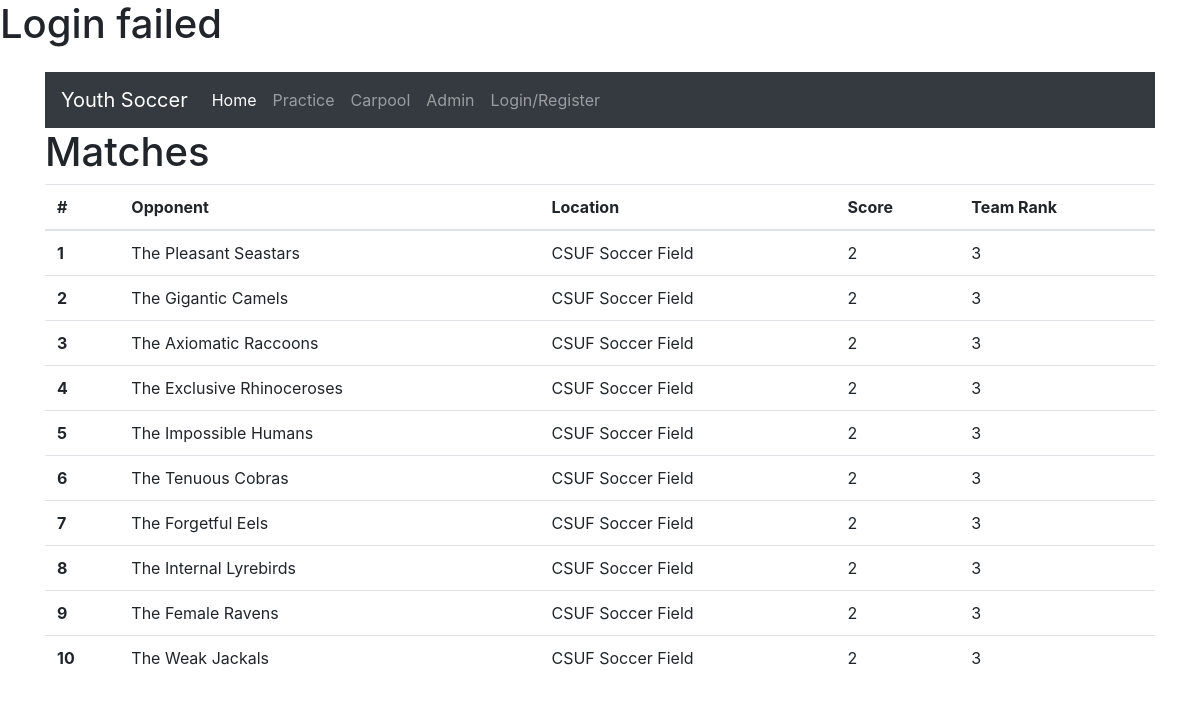
The page /login.php on the database its author committed.
### tables this page shows
CREATE TABLE Matches
( ID            INTEGER UNSIGNED  NOT NULL    AUTO_INCREMENT  PRIMARY KEY,
  Opponent      VARCHAR(200)      NOT NULL,
  Location      VARCHAR(200)      NOT NULL,
  Street        VARCHAR(250),
  City          VARCHAR(100),
  State         VARCHAR(100),
  Country       VARCHAR(100),
  ZipCode       CHAR(10),
  Score         INTEGER UNSIGNED,
  TeamRank      INTEGER UNSIGNED,
  PlayerID    INTEGER UNSIGNED,
  CoachID     INTEGER UNSIGNED

   
   
   
   
   
);

### matches.php (the view, shortened to what this page needs)
<?php
require_once('header.php');
require_once('mysql_conn.php');
$dbconn = new mysqli($dbhost, $dbuser, $dbpass, $dbname);
$query = "SELECT Opponent, Location, Score, TeamRank FROM Matches";
$result = $dbconn->query($query);
?>
<div class="container">
  <h1>Matches</h1>
  <table class="table">
    <thead>
      <tr>
        <th scope="col">#</th>
        <th scope="col">Opponent</th>
        <th scope="col">Location</th>
        <th scope="col">Score</th>
        <th scope="col">Team Rank</th>
      </tr>
    </thead>
    <tbody>
      <?php
      if ($result) {
          $row_num = 1;
          while ($row = $result->fetch_array(MYSQLI_ASSOC)) {
            printf ("<tr>
                      <th scope=\"row\">%d</th>
                      <td>%s</td>
                      <td>%s</td>
                      <td>%s</td>
                      <td>%s</td>
                    </tr>",
            $row_num++, $row['Opponent'], $row['Location'], $row['Score'], $row['TeamRank']);
        }
      } else {
        echo "query failed";
      }
       ?>
    </tbody>
  </table>
</div>
<?php require_once('footer.php'); ?>

### login.php (shortened to what this page needs)
<?php
$email = sanitize($_POST['email']);
$password = sanitize($_POST['password']);
if(empty($email) || empty($password)) {
  echo "<h1>Login failed</h1>";
}
require_once 'mysql_conn.php';
require "matches.php"
 ?>

### header.php (shortened to what this page needs)
<?php
$isActive = array('Home' => '', 'Practice' => '', 'Carpool' => '', 'Admin' => '', 'Login' => '');
setActive($isActive, $active);
?>
<!DOCTYPE html>
<html lang="en" dir="ltr">
  <head>
    <link rel="stylesheet" href="https://stackpath.bootstrapcdn.com/bootstrap/4.1.0/css/bootstrap.min.css">
  </head>
  <body>
    <div class="container mt-4">
      <nav class="navbar navbar-expand-lg navbar-dark bg-dark">
        <a class="navbar-brand" href="/">Youth Soccer</a>
        <div class="collapse navbar-collapse" id="navbarNavAltMarkup">
          <div class="navbar-nav">
            <a class=<?= printf("\"nav-item nav-link %s\"", $isActive["Home"]); ?> href="/matches.php">Home</a>
            <a class=<?= printf("\"nav-item nav-link %s\"", $isActive["Practice"]); ?> href="#">Practice</a>
            <a class=<?= printf("\"nav-item nav-link %s\"", $isActive["Carpool"]); ?> href="#">Carpool</a>
            <a class=<?= printf("\"nav-item nav-link %s\"", $isActive["Admin"]); ?> href="#">Admin</a>
            <div class="justify-content-end">
              <a class=<?= printf("\"nav-item nav-link %s\"", $isActive["Login"]); ?> href="/display_login.php">Login/Register</a>
            </div>
          </div>
        </div>
      </nav>
    </div>
  </body>
</html>

### footer.php
  </body>
</html>

### rows shown on the page
matches: Opponent "The Pleasant Seastars", Location "CSUF Soccer Field", Score "2", TeamRank "3"
matches: Opponent "The Gigantic Camels", Location "CSUF Soccer Field", Score "2", TeamRank "3"
matches: Opponent "The Axiomatic Raccoons", Location "CSUF Soccer Field", Score "2", TeamRank "3"
matches: Opponent "The Exclusive Rhinoceroses", Location "CSUF Soccer Field", Score "2", TeamRank "3"
matches: Opponent "The Impossible Humans", Location "CSUF Soccer Field", Score "2", TeamRank "3"
matches: Opponent "The Tenuous Cobras", Location "CSUF Soccer Field", Score "2", TeamRank "3"
matches: Opponent "The Forgetful Eels", Location "CSUF Soccer Field", Score "2", TeamRank "3"
matches: Opponent "The Internal Lyrebirds", Location "CSUF Soccer Field", Score "2", TeamRank "3"
matches: Opponent "The Female Ravens", Location "CSUF Soccer Field", Score "2", TeamRank "3"
matches: Opponent "The Weak Jackals", Location "CSUF Soccer Field", Score "2", TeamRank "3"
